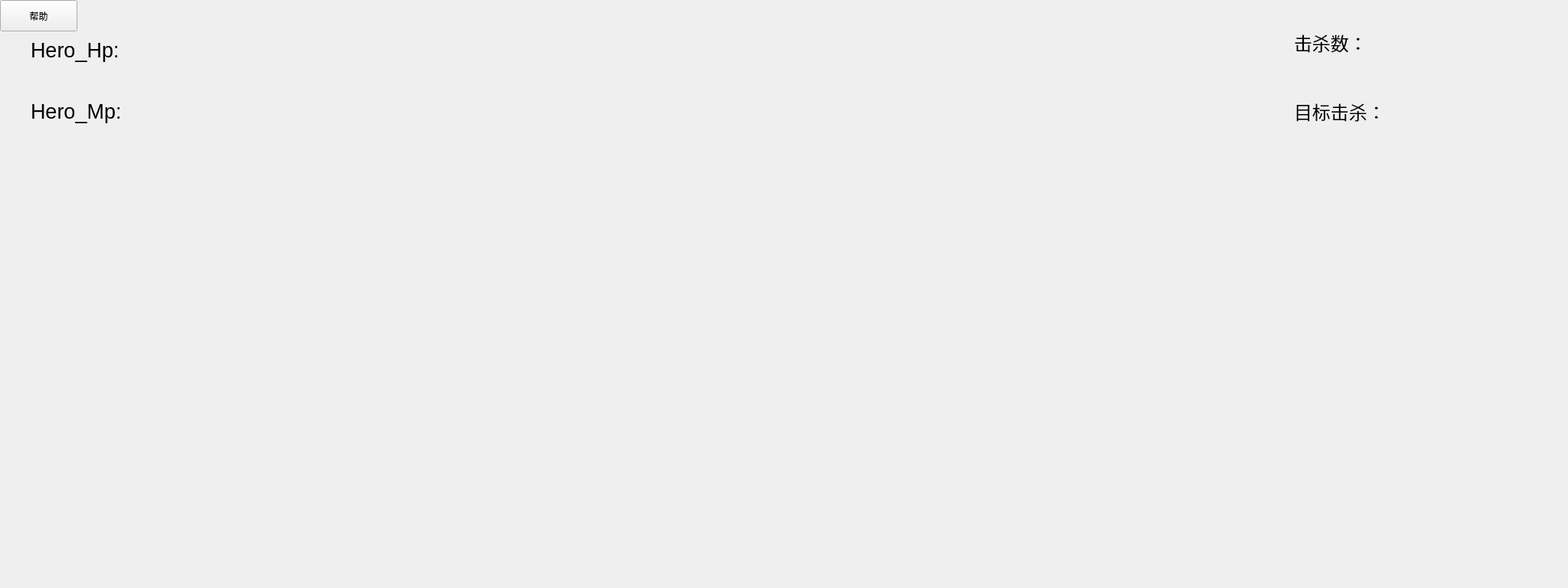
<?xml version="1.0" encoding="UTF-8"?>
<ui version="4.0">
 <class>Widget</class>
 <widget class="QWidget" name="Widget">
  <property name="geometry">
   <rect>
    <x>0</x>
    <y>0</y>
    <width>2048</width>
    <height>768</height>
   </rect>
  </property>
  <property name="windowTitle">
   <string>Widget</string>
  </property>
  <widget class="QLabel" name="Label_Hero_Hp">
   <property name="geometry">
    <rect>
     <x>40</x>
     <y>40</y>
     <width>421</width>
     <height>51</height>
    </rect>
   </property>
   <property name="font">
    <font>
     <pointsize>20</pointsize>
    </font>
   </property>
   <property name="text">
    <string>Hero_Hp:</string>
   </property>
  </widget>
  <widget class="QLabel" name="Label_Kill_Count">
   <property name="geometry">
    <rect>
     <x>1690</x>
     <y>0</y>
     <width>321</width>
     <height>111</height>
    </rect>
   </property>
   <property name="font">
    <font>
     <pointsize>18</pointsize>
    </font>
   </property>
   <property name="text">
    <string>击杀数：</string>
   </property>
  </widget>
  <widget class="QLabel" name="Label_Hero_Mp">
   <property name="geometry">
    <rect>
     <x>40</x>
     <y>120</y>
     <width>421</width>
     <height>51</height>
    </rect>
   </property>
   <property name="font">
    <font>
     <pointsize>20</pointsize>
    </font>
   </property>
   <property name="text">
    <string>Hero_Mp:</string>
   </property>
  </widget>
  <widget class="QLabel" name="Label_Kill_Goal">
   <property name="geometry">
    <rect>
     <x>1690</x>
     <y>90</y>
     <width>341</width>
     <height>111</height>
    </rect>
   </property>
   <property name="font">
    <font>
     <pointsize>18</pointsize>
    </font>
   </property>
   <property name="text">
    <string>目标击杀：</string>
   </property>
  </widget>
  <widget class="QPushButton" name="Button_Help">
   <property name="geometry">
    <rect>
     <x>0</x>
     <y>0</y>
     <width>101</width>
     <height>41</height>
    </rect>
   </property>
   <property name="text">
    <string>帮助</string>
   </property>
  </widget>
 </widget>
 <resources/>
 <connections/>
</ui>
